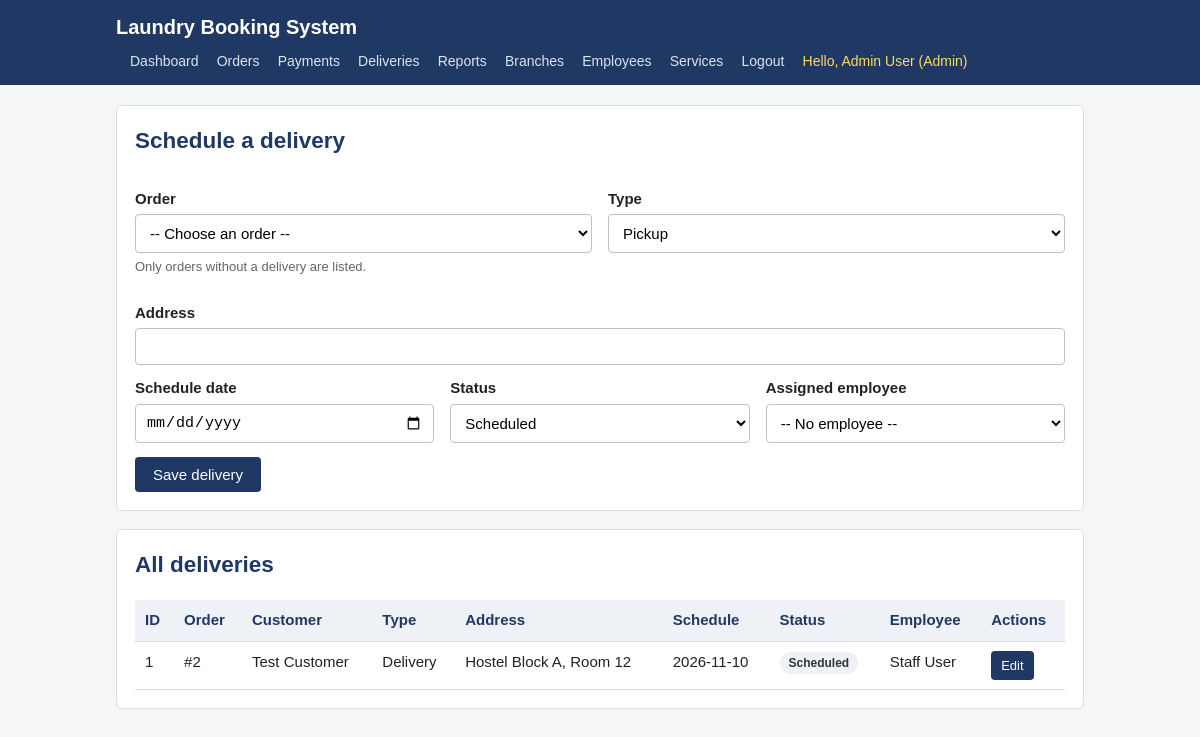
/admin/deliveries.php (signed in), run on the app's committed database.
### tables this page shows
CREATE TABLE Employee (
    Employee_id INT AUTO_INCREMENT PRIMARY KEY,
    Branch_id INT,
    Employee_name VARCHAR(100) NOT NULL,
    Employee_phone VARCHAR(20) NOT NULL,
    Employee_role VARCHAR(50) NOT NULL,
    Employee_password VARCHAR(255) NOT NULL,
    FOREIGN KEY (Branch_id) REFERENCES Branch (Branch_id)
        ON UPDATE CASCADE ON DELETE SET NULL
);

CREATE TABLE Delivery (
    Delivery_id INT AUTO_INCREMENT PRIMARY KEY,
    Order_id INT NOT NULL,
    Employee_id INT NULL,
    Delivery_type VARCHAR(100) NOT NULL,
    Delivery_address VARCHAR(100) NOT NULL,
    Delivery_status VARCHAR(50) NOT NULL DEFAULT 'Scheduled',
    Delivery_schedule DATE NOT NULL,
    FOREIGN KEY (Order_id) REFERENCES Laundry_Order (Order_id)
        ON UPDATE CASCADE ON DELETE CASCADE,
    FOREIGN KEY (Employee_id) REFERENCES Employee (Employee_id)
        ON UPDATE CASCADE ON DELETE SET NULL
);

CREATE TABLE Customer (
    Customer_id INT AUTO_INCREMENT PRIMARY KEY,
    Customer_name VARCHAR(100) NOT NULL,
    Customer_phone VARCHAR(20) UNIQUE,
    Customer_email VARCHAR(100) UNIQUE,
    Customer_address VARCHAR(100) UNIQUE,
    Customer_password VARCHAR(255) NOT NULL,
    Created_at DATE NOT NULL
);

### config.php (called while the page is built, shortened)
<?php
function e($value) {
    return htmlspecialchars((string) $value, ENT_QUOTES, 'UTF-8');
}
function current_user() {
    return [
        'id'    => $_SESSION['user_id'],
        'type'  => $_SESSION['user_type'],
        'role'  => $_SESSION['user_role'],
        'name'  => $_SESSION['user_name'],
        'email' => $_SESSION['user_email'] ?? null,
    ];
}
function status_class($status) {
    switch ($status) {
        default:           return 'badge-plain';
    }
}

### admin/deliveries.php (the view, shortened to what this page needs)
<?php
require_once __DIR__ . '/../config.php';
$user = current_user();
$edit = null;
$types = ['Pickup', 'Delivery'];
$statuses = ['Scheduled', 'Out for Delivery', 'Delivered', 'Collected'];
$staff = $pdo->query(
    "SELECT Employee_id, Employee_name, Employee_role
     FROM Employee ORDER BY Employee_name"
)->fetchAll();
$deliveries = $pdo->query(
    'SELECT d.*, o.Total_amount, c.Customer_name, e.Employee_name
     FROM Delivery d
     JOIN Laundry_Order o ON o.Order_id = d.Order_id
     JOIN Customer c ON c.Customer_id = o.Customer_id
     LEFT JOIN Employee e ON e.Employee_id = d.Employee_id
     ORDER BY d.Delivery_schedule DESC, d.Delivery_id DESC'
)->fetchAll();
?>
<!DOCTYPE html>
<html lang="en">
<head>
<link rel="stylesheet" href="../css/style.css">
</head>
<body>
<header>
  <div class="wrap">
    <h1><a href="index.php">Laundry Booking System</a></h1>
    <nav>
      <a href="index.php">Dashboard</a>
      <a href="orders.php">Orders</a>
      <a href="payments.php">Payments</a>
      <a href="deliveries.php">Deliveries</a>
      <a href="reports.php">Reports</a>
      <?php if ($user['role'] === 'Admin'): ?>
        <a href="branches.php">Branches</a>
        <a href="employees.php">Employees</a>
        <a href="services.php">Services</a>
      <?php endif; ?>
      <a href="../logout.php">Logout</a>
      <span class="who">Hello, <?php echo e($user['name']); ?> (<?php echo e($user['role']); ?>)</span>
    </nav>
  </div>
</header>
<main><div class="wrap">
<div class="card">
  <h2><?php echo $edit ? 'Edit delivery' : 'Schedule a delivery'; ?></h2>
  <form method="post" action="deliveries.php">
    <div class="form-row">
      <div>
        <label for="order_id">Order</label>
        <?php if ($edit): ?>
          <input type="text" value="Order #<?php echo (int) $edit['Order_id']; ?>" disabled>
          <input type="hidden" name="order_id" value="<?php echo (int) $edit['Order_id']; ?>">
        <?php else: ?>
          <select id="order_id" name="order_id" required>
            <option value="">-- Choose an order --</option>
          </select>
          <p class="help">Only orders without a delivery are listed.</p>
        <?php endif; ?>
      </div>
      <div>
        <label for="delivery_type">Type</label>
        <select id="delivery_type" name="delivery_type" required>
          <?php foreach ($types as $t): ?>
            <option value="<?php echo e($t); ?>"
              <?php echo ($edit['Delivery_type'] ?? '') === $t ? 'selected' : ''; ?>>
              <?php echo e($t); ?>
            </option>
          <?php endforeach; ?>
        </select>
      </div>
    </div>
    <label for="delivery_address">Address</label>
    <input type="text" id="delivery_address" name="delivery_address"
           value="<?php echo e($edit['Delivery_address'] ?? ''); ?>" required>
    <div class="form-row">
      <div>
        <label for="delivery_schedule">Schedule date</label>
        <input type="date" id="delivery_schedule" name="delivery_schedule"
               value="<?php echo e($edit['Delivery_schedule'] ?? ''); ?>" required>
      </div>
      <div>
        <label for="delivery_status">Status</label>
        <select id="delivery_status" name="delivery_status" required>
          <?php foreach ($statuses as $s): ?>
            <option value="<?php echo e($s); ?>"
              <?php echo ($edit['Delivery_status'] ?? 'Scheduled') === $s ? 'selected' : ''; ?>>
              <?php echo e($s); ?>
            </option>
          <?php endforeach; ?>
        </select>
      </div>
      <div>
        <label for="employee_id">Assigned employee</label>
        <select id="employee_id" name="employee_id">
          <option value="">-- No employee --</option>
        </select>
      </div>
    </div>
    <button class="btn" type="submit" name="save">Save delivery</button>
  </form>
</div>
<div class="card">
  <h2>All deliveries</h2>
  <?php if ($deliveries): ?>
    <div class="table-wrap"><table>
      <tr>
        <th>ID</th><th>Order</th><th>Customer</th><th>Type</th>
        <th>Address</th><th>Schedule</th><th>Status</th><th>Employee</th><th>Actions</th>
      </tr>
      <?php foreach ($deliveries as $d): ?>
        <tr>
          <td><?php echo (int) $d['Delivery_id']; ?></td>
          <td>#<?php echo (int) $d['Order_id']; ?></td>
          <td><?php echo e($d['Customer_name']); ?></td>
          <td><?php echo e($d['Delivery_type']); ?></td>
          <td><?php echo e($d['Delivery_address']); ?></td>
          <td><?php echo e($d['Delivery_schedule']); ?></td>
          <td><span class="badge <?php echo e(status_class($d['Delivery_status'])); ?>"><?php echo e($d['Delivery_status']); ?></span></td>
          <td><?php echo e($d['Employee_name'] ?? '-'); ?></td>
          <td>
            <a class="btn btn-small" href="deliveries.php?edit=<?php echo (int) $d['Delivery_id']; ?>">Edit</a>
          </td>
        </tr>
      <?php endforeach; ?>
    </table></div>
  <?php else: ?>
    <p>No deliveries scheduled yet.</p>
  <?php endif; ?>
</div>
</div></main>
</body>
</html>

### css/style.css (style rules this page uses)
* { box-sizing: border-box; }
body { margin: 0; font-family: Arial, Helvetica, sans-serif; font-size: 15px; line-height: 1.5; color: #222; background: #f4f6f8; }
a { color: #1f3864; }
header { background: #1f3864; color: #fff; padding: 12px 0; }
header .wrap { max-width: 1000px; margin: 0 auto; padding: 0 16px; display: flex; align-items: center; justify-content: space-between; flex-wrap: wrap; gap: 8px; }
header h1 { margin: 0; font-size: 20px; }
header h1 a { color: #fff; text-decoration: none; }
nav a { color: #dbe4f0; text-decoration: none; margin-left: 14px; font-size: 14px; }
nav .who { color: #ffd966; margin-left: 14px; font-size: 14px; }
.wrap { max-width: 1000px; margin: 0 auto; padding: 0 16px; }
main { padding: 20px 0 40px; }
h2 { color: #1f3864; margin-top: 0; }
.card { background: #fff; border: 1px solid #d9dee6; border-radius: 6px; padding: 18px; margin-bottom: 18px; }
label { display: block; margin: 12px 0 4px; font-weight: bold; }
input[type="text"], input[type="email"], input[type="password"], input[type="number"], input[type="date"], input[type="datetime-local"], select, textarea { width: 100%; padding: 9px 10px; border: 1px solid #b9c2cf; border-radius: 4px; font-size: 15px; background: #fff; }
.form-row { display: flex; gap: 16px; flex-wrap: wrap; }
.form-row > div { flex: 1 1 200px; }
.help { font-size: 13px; color: #666; margin-top: 4px; }
.btn { display: inline-block; padding: 9px 18px; border: none; border-radius: 4px; background: #1f3864; color: #fff; font-size: 15px; cursor: pointer; text-decoration: none; margin-top: 14px; }
.btn-small { padding: 5px 10px; font-size: 13px; margin-top: 0; }
table { width: 100%; border-collapse: collapse; background: #fff; }
th, td { padding: 9px 10px; border-bottom: 1px solid #d9dee6; text-align: left; vertical-align: top; }
th { background: #eef1f5; color: #1f3864; }
.table-wrap { overflow-x: auto; }
.badge { display: inline-block; padding: 2px 9px; border-radius: 20px; font-size: 12px; font-weight: bold; white-space: nowrap; }
.badge-plain { background: #eef1f5; color: #333; }

### data on the page
employee: Employee_name "Admin User", Employee_role "Admin"
delivery: Delivery_id "1", Order "2", customer.Customer_name "Test Customer", Delivery_type "Delivery", Delivery_address "Hostel Block A, Room 12", Delivery_schedule "2026-11-10", Delivery_status "Scheduled", Employee.Employee_name "Staff User"

### other printed values
form field delivery_type "Pickup"
form field delivery_status "Scheduled"
